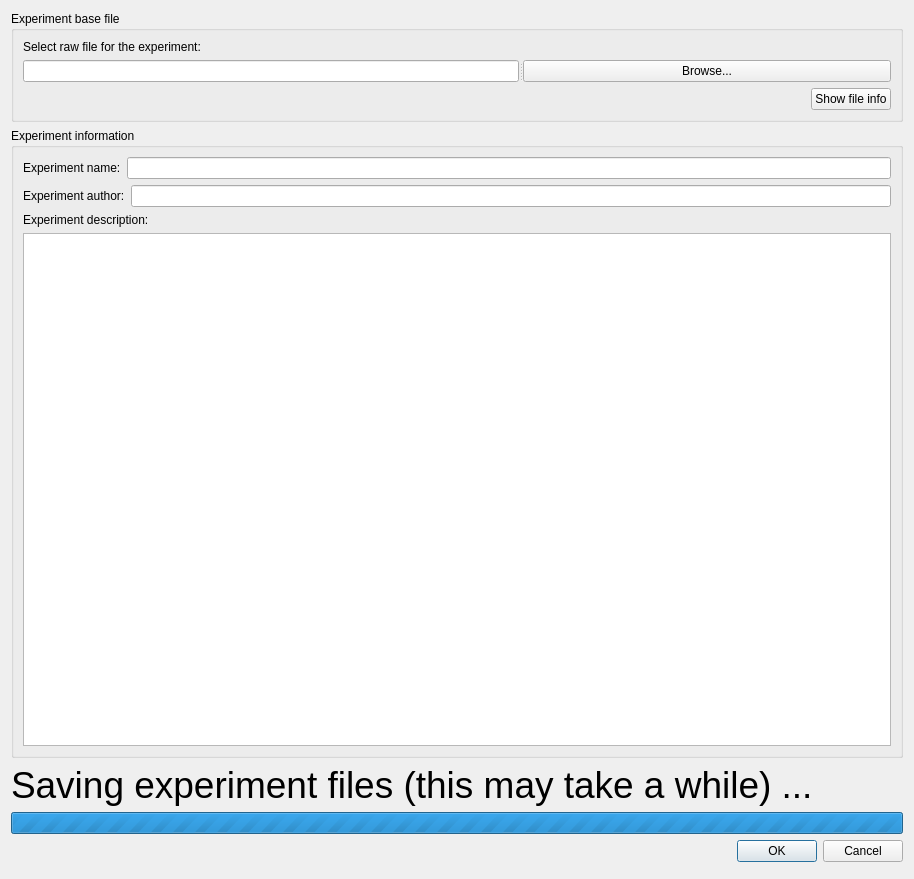
<?xml version="1.0" encoding="UTF-8"?>
<ui version="4.0">
 <class>CreateExperimentDialog</class>
 <widget class="QDialog" name="CreateExperimentDialog">
  <property name="windowModality">
   <enum>Qt::WindowModal</enum>
  </property>
  <property name="geometry">
   <rect>
    <x>0</x>
    <y>0</y>
    <width>914</width>
    <height>879</height>
   </rect>
  </property>
  <property name="windowTitle">
   <string>Create new experiment</string>
  </property>
  <layout class="QGridLayout" name="gridLayout_3">
   <item row="2" column="0">
    <widget class="QLabel" name="labelCreatingExperiment">
     <property name="font">
      <font>
       <pointsize>28</pointsize>
      </font>
     </property>
     <property name="text">
      <string>Saving experiment files (this may take a while) ...</string>
     </property>
    </widget>
   </item>
   <item row="1" column="0">
    <widget class="QGroupBox" name="groupBox_2">
     <property name="title">
      <string>Experiment information</string>
     </property>
     <layout class="QGridLayout" name="gridLayout_2">
      <item row="3" column="0">
       <widget class="QTextEdit" name="textEditDescription"/>
      </item>
      <item row="1" column="0">
       <layout class="QHBoxLayout" name="horizontalLayout">
        <item>
         <widget class="QLabel" name="labelAuthor">
          <property name="text">
           <string>Experiment author:</string>
          </property>
         </widget>
        </item>
        <item>
         <widget class="QLineEdit" name="lineEditAuthor"/>
        </item>
       </layout>
      </item>
      <item row="0" column="0">
       <layout class="QHBoxLayout" name="horizontalLayout_2">
        <item>
         <widget class="QLabel" name="labelExperimentName">
          <property name="text">
           <string>Experiment name:</string>
          </property>
         </widget>
        </item>
        <item>
         <widget class="QLineEdit" name="lineEditProjectName"/>
        </item>
       </layout>
      </item>
      <item row="2" column="0">
       <widget class="QLabel" name="labelDescription">
        <property name="text">
         <string>Experiment description:</string>
        </property>
       </widget>
      </item>
     </layout>
    </widget>
   </item>
   <item row="4" column="0">
    <widget class="QDialogButtonBox" name="cancelOkButtonBox">
     <property name="orientation">
      <enum>Qt::Horizontal</enum>
     </property>
     <property name="standardButtons">
      <set>QDialogButtonBox::Cancel|QDialogButtonBox::Ok</set>
     </property>
    </widget>
   </item>
   <item row="5" column="0">
    <widget class="QFrame" name="frameProgressBar">
     <property name="frameShape">
      <enum>QFrame::StyledPanel</enum>
     </property>
     <property name="frameShadow">
      <enum>QFrame::Raised</enum>
     </property>
    </widget>
   </item>
   <item row="0" column="0">
    <layout class="QVBoxLayout" name="verticalLayout">
     <item>
      <widget class="QGroupBox" name="groupBox">
       <property name="title">
        <string>Experiment base file</string>
       </property>
       <layout class="QGridLayout" name="gridLayout">
        <item row="2" column="0">
         <layout class="QHBoxLayout" name="horizontalLayout_3">
          <item>
           <spacer name="horizontalSpacer">
            <property name="orientation">
             <enum>Qt::Horizontal</enum>
            </property>
            <property name="sizeHint" stdset="0">
             <size>
              <width>40</width>
              <height>20</height>
             </size>
            </property>
           </spacer>
          </item>
          <item>
           <widget class="QPushButton" name="showFileInfoButton">
            <property name="text">
             <string>Show file info</string>
            </property>
           </widget>
          </item>
         </layout>
        </item>
        <item row="0" column="0">
         <widget class="QLabel" name="label">
          <property name="text">
           <string>Select raw file for the experiment:</string>
          </property>
         </widget>
        </item>
        <item row="1" column="0">
         <widget class="QSplitter" name="splitter">
          <property name="orientation">
           <enum>Qt::Horizontal</enum>
          </property>
          <widget class="QLineEdit" name="FilePathLineEdit"/>
          <widget class="QPushButton" name="browseButton">
           <property name="text">
            <string>Browse...</string>
           </property>
          </widget>
         </widget>
        </item>
       </layout>
      </widget>
     </item>
    </layout>
   </item>
   <item row="3" column="0">
    <widget class="QProgressBar" name="progressBarCreatingExperiment">
     <property name="maximum">
      <number>0</number>
     </property>
     <property name="value">
      <number>-1</number>
     </property>
    </widget>
   </item>
  </layout>
  <zorder>cancelOkButtonBox</zorder>
  <zorder>frameProgressBar</zorder>
  <zorder>groupBox_2</zorder>
  <zorder>labelCreatingExperiment</zorder>
  <zorder>progressBarCreatingExperiment</zorder>
 </widget>
 <resources/>
 <connections>
  <connection>
   <sender>cancelOkButtonBox</sender>
   <signal>accepted()</signal>
   <receiver>CreateExperimentDialog</receiver>
   <slot>accept()</slot>
   <hints>
    <hint type="sourcelabel">
     <x>434</x>
     <y>781</y>
    </hint>
    <hint type="destinationlabel">
     <x>157</x>
     <y>274</y>
    </hint>
   </hints>
  </connection>
  <connection>
   <sender>cancelOkButtonBox</sender>
   <signal>rejected()</signal>
   <receiver>CreateExperimentDialog</receiver>
   <slot>reject()</slot>
   <hints>
    <hint type="sourcelabel">
     <x>434</x>
     <y>781</y>
    </hint>
    <hint type="destinationlabel">
     <x>286</x>
     <y>274</y>
    </hint>
   </hints>
  </connection>
 </connections>
 <slots>
  <slot>openFileChooserDialog()</slot>
 </slots>
</ui>
